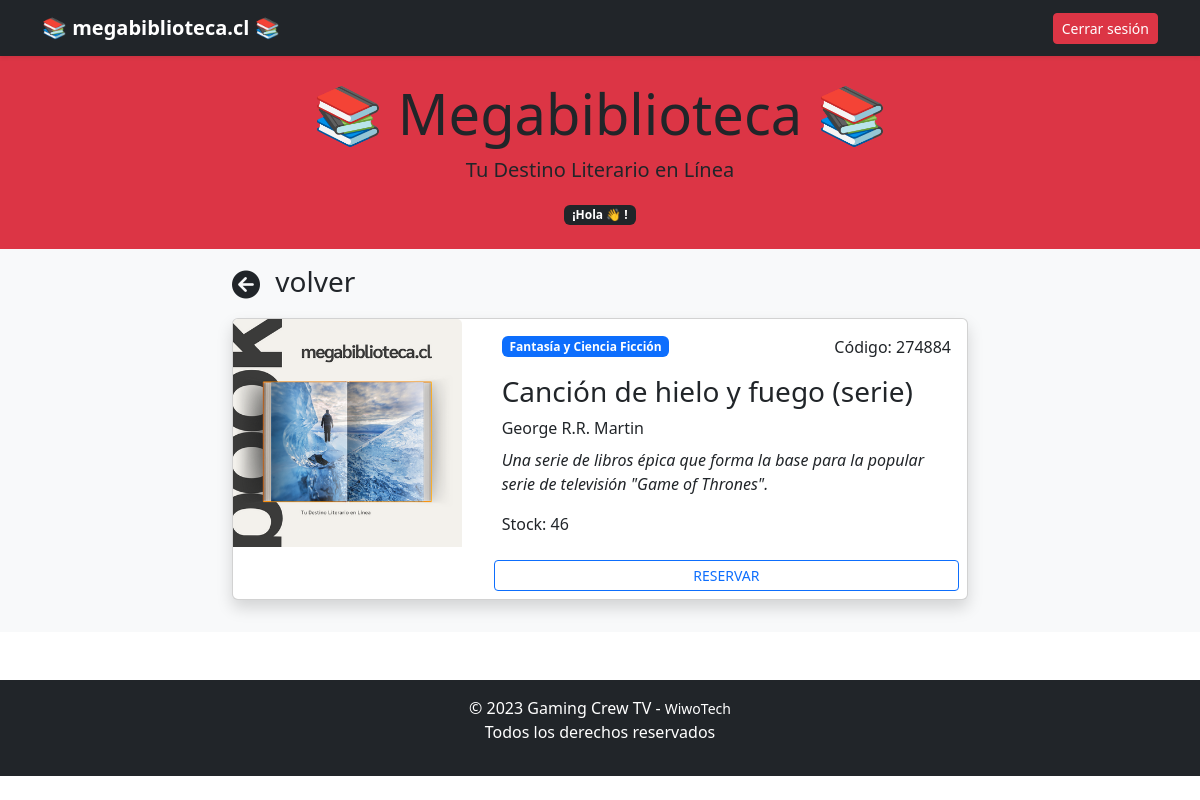
/home/libro/274884, run on the app's committed database.
### biblioteca/models.py (models this page shows, shortened)
class Libro(models.Model):
    nombre = models.CharField(max_length=200)
    codigo = models.CharField(max_length=20, unique=True)
    descripcion = models.TextField()
    imagen = models.ImageField(upload_to='libros/', null=True, blank=True)
    categoria = models.ForeignKey(Categoria, on_delete=models.CASCADE)
    autor = models.CharField(max_length=200, null=True, blank=True)
    stock = models.IntegerField(default=1)

class Categoria(models.Model):
    nombre = models.CharField(max_length=100)
    url = models.CharField(max_length=100, null=True, blank=True)
    def __str__(self):
        return self.nombre

### biblioteca/views.py (the view)
# urls.py: path('home/libro/<codigo>', views.home_libro, name='home_libro'),
def home_libro(request, codigo):
    perfil = request.session.get('perfil')
    libro = Libro.objects.get(codigo=codigo)
    context = {
        'perfil' : perfil,
        'libro' : libro,
    }
    return render(request, 'libro.html', context)

### biblioteca/templates/libro.html (shortened to what this page needs)
{% extends 'layouts/normal/base.html' %}
{% load static %}
{% block contenido %}
  <div class="navbar navbar-dark bg-dark shadow-sm">
    <div class="container">
      <a href="#" class="navbar-brand d-flex align-items-center"><strong>📚 megabiblioteca.cl 📚</strong></a>
      <div>
        <a type="button" class="btn btn-sm btn-danger" href="{% url 'logout' %}">Cerrar sesión</a>
      </div>
    </div>
  </div>
  <main>
    <header class="bg-danger text-dark text-center py-4">
      <h1 class="display-4">📚 <strong>Megabiblioteca</strong> 📚</h1>
      <p class="lead">Tu Destino Literario en Línea</p>
      <span class="badge bg-dark">¡Hola {{ request.user.first_name }} 👋 !</span>
    </header>
    <div class="album py-3 bg-body-tertiary">
      <div class="container">
        <div class="row justify-content-center">
          <div class="col-8 mb-3">
            {% include 'partials/_back.html' with url='/home' name='volver' %}
            <div class="card shadow">
              <div class="row">
                <div class="col-md-4">
                  <img src="{% static libro.imagen %}" class="bd-placeholder-img card-img-top" width="100%" />
                </div>
                <div class="col">
                  <div class="card-body">
                    <div class="d-flex justify-content-between align-items-center">
                      <p class="badge bg-primary mb-3">{{ libro.categoria }}</p>
                      <p class="text-end">Código: {{ libro.codigo }}</p>
                    </div>
                    <h3 class="card-title">{{ libro.nombre }}</h3>
                    <p class="card-title">{{ libro.autor }}</p>
                    <p class="card-text">
                      <em>{{ libro.descripcion }}</em>
                    </p>
                    <p class="card-text">Stock: {{ libro.stock }}</p>
                  </div>
                  <div class="d-grid p-2">
                    <a href="" class="btn btn-sm btn-outline-primary">RESERVAR</a>
                  </div>
                </div>
              </div>
            </div>
          </div>
        </div>
      </div>
    </div>
  </main>
{% endblock %}

### biblioteca/templates/libro.html (style rules this page uses)
.bd-placeholder-img { font-size: 1.125rem; text-anchor: middle; -webkit-user-select: none; -moz-user-select: none; user-select: none; }

### data on the page
Libro: imagen (picture), categoria "Fantasía y Ciencia Ficción", codigo "274884", nombre "Canción de hielo y fuego (serie)", autor "George R.R. Martin", descripcion "Una serie de libros épica que forma la base para la popular serie de televisión \"Game of Thrones\".", stock "46"

### other printed values
{{ name }} "volver"
